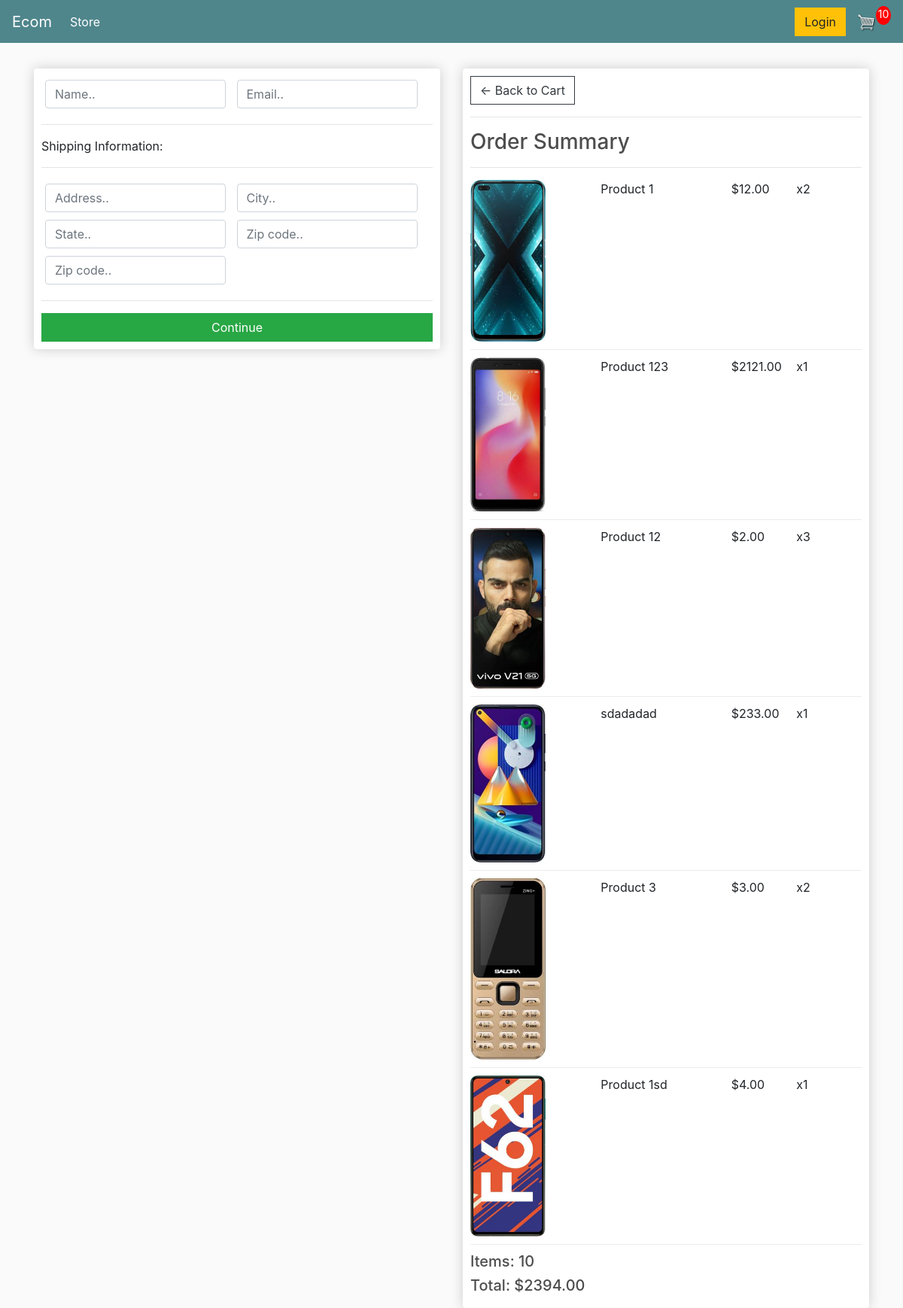
/checkout/ (signed in), run on an earlier commit of the app's database.
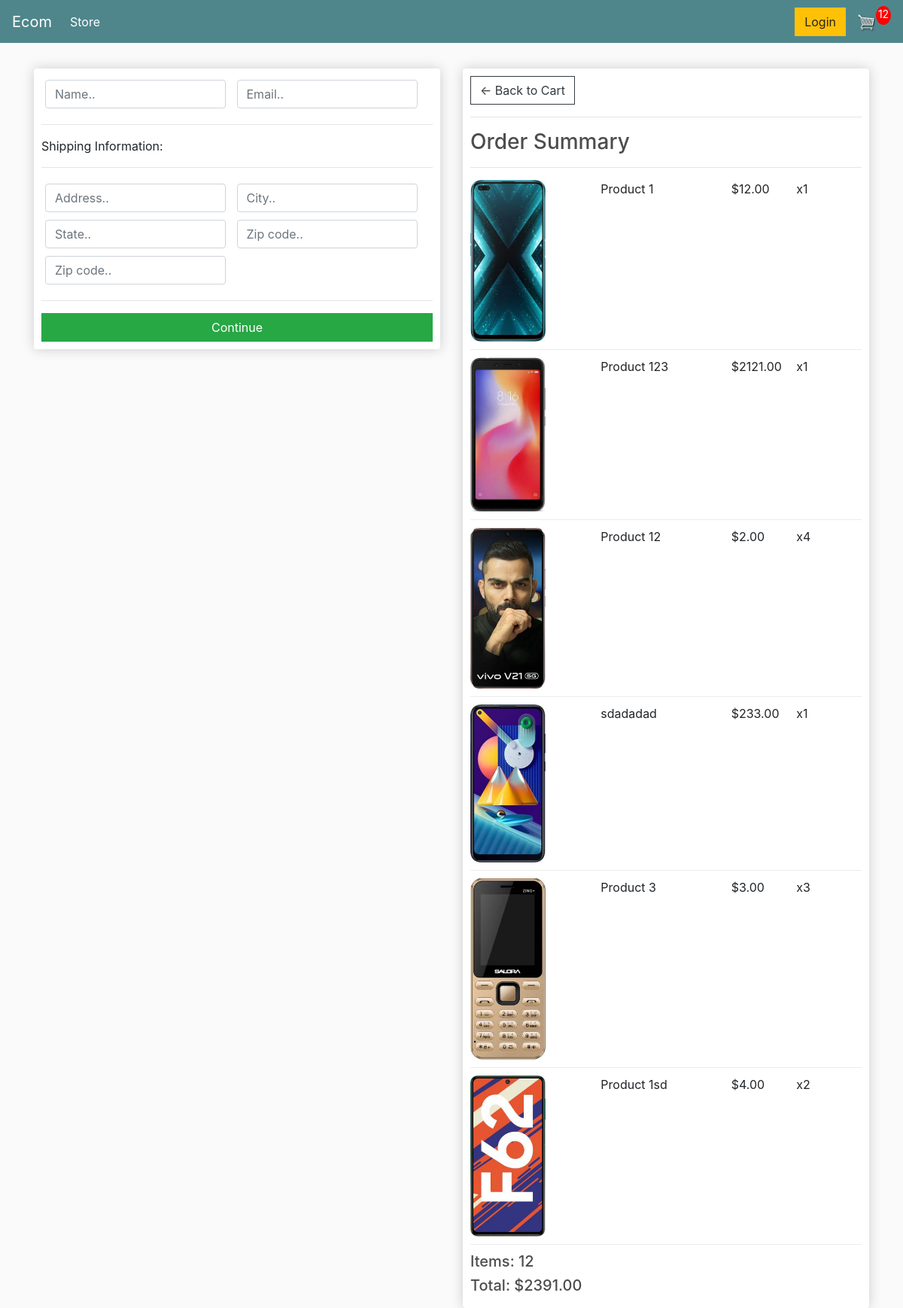
And on a later commit of the database.
### store/models.py (models this page shows, shortened)
class OrderItem(models.Model):
    product = models.ForeignKey(Product,on_delete=models.SET_NULL, null=True)
    order = models.ForeignKey(Order, on_delete=models.SET_NULL, null=True)
    quantity = models.IntegerField(default=0, null=True, blank=True)
    date_added = models.DateTimeField(auto_now_add=True)
    @property
    def get_total(self):
        total = self.product.price * self.quantity
        return total

class Order(models.Model):
    customer = models.ForeignKey(Customer, on_delete=models.SET_NULL, null=True, blank=True)
    date_ordered = models.DateTimeField(auto_now_add=True)
    complete = models.BooleanField(default=False)
    transction_id = models.CharField(max_length=100, null=True)
    @property
    def shipping(self):
        shipping = False
        orderitems = self.orderitem_set.all()
        for i in orderitems:
            if i.product.digital == False:
                shipping = True
        return shipping
    @property
    def get_cart_total(self):
        orderitems = self.orderitem_set.all()
        total = sum([item.get_total for item in orderitems])
        return total
    @property
    def get_cart_items(self):
        orderitems = self.orderitem_set.all()
        total = sum([item.quantity for item in orderitems])
        return total

class Product(models.Model):
    name = models.CharField(max_length=200)
    price = models.FloatField()
    digital = models.BooleanField(default=False, null=True, blank=True)
    image = models.ImageField(null=True, blank=True)
    @property
    def imageURL(self):
        try:
            url = self.image.url
        except:
            url = ''
        return url

### store/views.py (the view)
# urls.py: path('checkout/', views.checkout, name="checkout"),
def checkout(request):
    if request.user.is_authenticated:
        customer = request.user.customer
        order, created = Order.objects.get_or_create(customer=customer, complete=False)
        items = order.orderitem_set.all()
        cartItems = order.get_cart_items
    else:
        items = []
        order = {'get_cart_items':0, 'get_cart_total':0,'shipping': False}
        cartItems = order['get_cart_items']
    context = {'items':items, 'order':order, 'cartItems': cartItems}
    return render(request, 'store/checkout.html', context)

### store/templates/store/checkout.html (shortened to what this page needs)
{% extends 'store/main.html' %}
{% load static %}
{% block content %}
     <div class="row">
		<div class="col-lg-6">
			<div class="box-element" id="form-wrapper">
				<form id="form">
					<div id="user-info">
						<div class="form-field">
							<input required class="form-control" type="text" name="name" placeholder="Name..">
						</div>
						<div class="form-field">
							<input required class="form-control" type="email" name="email" placeholder="Email..">
						</div>
					</div>
					<div id="shipping-info">
						<hr>
						<p>Shipping Information:</p>
						<hr>
						<div class="form-field">
							<input class="form-control" type="text" name="address" placeholder="Address..">
						</div>
						<div class="form-field">
							<input class="form-control" type="text" name="city" placeholder="City..">
						</div>
						<div class="form-field">
							<input class="form-control" type="text" name="state" placeholder="State..">
						</div>
						<div class="form-field">
							<input class="form-control" type="text" name="zipcode" placeholder="Zip code..">
						</div>
						<div class="form-field">
							<input class="form-control" type="text" name="country" placeholder="Zip code..">
						</div>
					</div>
					<hr>
					<input id="form-button" class="btn btn-success btn-block" type="submit" value="Continue">
				</form>
			</div>
			<br>
		</div>
		<div class="col-lg-6">
			<div class="box-element">
				<a  class="btn btn-outline-dark" href="{% url 'cart' %}">&#x2190; Back to Cart</a>
				<hr>
				<h3>Order Summary</h3>
				<hr>
				{% for item in items %}
				<div class="cart-row">
					<div style="flex:2"><img class="row-image" src="{{ item.product.imageURL }}"></div>
					<div style="flex:2"><p>{{ item.product.name }}</p></div>
					<div style="flex:1"><p>${{ item.product.price|floatformat:2 }}</p></div>
					<div style="flex:1"><p>x{{ item.quantity }}</p></div>
				</div>
				{% endfor %}
				<h5>Items:   {{ order.get_cart_items }}</h5>
				<h5>Total:   ${{ order.get_cart_total|floatformat:2 }}</h5>
			</div>
		</div>
	</div>
{% endblock content %}

What changed in the data, as far as the page shows it:
changed OrderItem "Product 1": quantity "2" → "1"
changed OrderItem "Product 12": quantity "3" → "4"
changed OrderItem "Product 3": quantity "2" → "3"
changed OrderItem "Product 1sd": quantity "1" → "2"
changed through a linked row, Order: get_cart_items "10" → "12"; get_cart_total "2394.00" → "2391.00"
Also different on the page:
{{ cartItems }}: "10" → "12"
